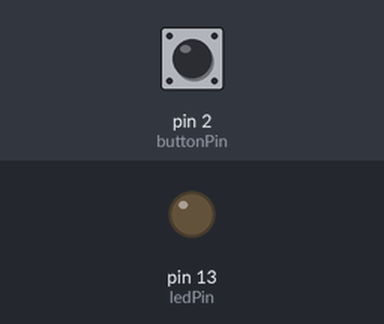
The sketch below on a simulated Arduino Uno, built with avr-gcc and run on an emulated ATmega328P. Parts: output pins drawn as LEDs (lit = HIGH). Dashed ring = blinking. The inputs (shaded band) are chosen by the test bench; at power-on: pin 2 (buttonPin) LOW.

Above: at 1.2 s.
1.3 s: pin 2 (buttonPin) pulled HIGH for 1 s
At 1.55 s:
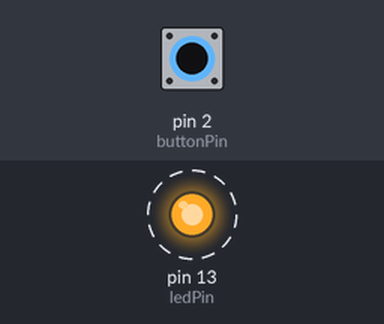
4.3 s: pin 2 (buttonPin) pulled HIGH for 3.2 s
At 8.2 s:
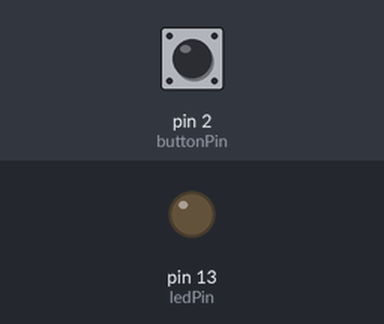
Timing chart, 0 to 9.7 s (numbered marks = the images above; inputs shaded):
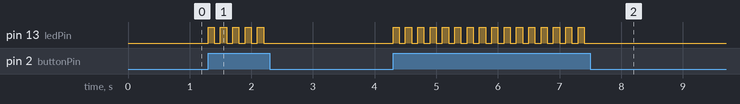

Measured:
- after the input at 1.3 s, pin 13 (ledPin): alternates HIGH for 0.10 s and LOW for 0.10 s, 10 changes in all, then stays LOW, starting at once
- after the input at 4.3 s, pin 13 (ledPin): alternates HIGH for 0.10 s and LOW for 0.10 s, 32 changes in all, then stays LOW, starting at once

The sketch:

Button_blink.ino
```cpp
// set pin numbers:
const int buttonPin = 2;  // number of button pin
const int ledPin = 13;    // number of the LED pin
int buttonState = 0;  // variable for reading the pushbutton status

void setup() {
  pinMode(ledPin, OUTPUT);
  pinMode(buttonPin, INPUT);
}

void loop() {
  // read the state of the pushbutton value:
  buttonState = digitalRead(buttonPin);

  if (buttonState == HIGH) {
    // turn LED on:
    digitalWrite(ledPin, HIGH);
    delay(100);
    digitalWrite(ledPin, LOW);
    delay(100);
  } else {
    // turn LED off:
    digitalWrite(ledPin, LOW);
  }
}
```
